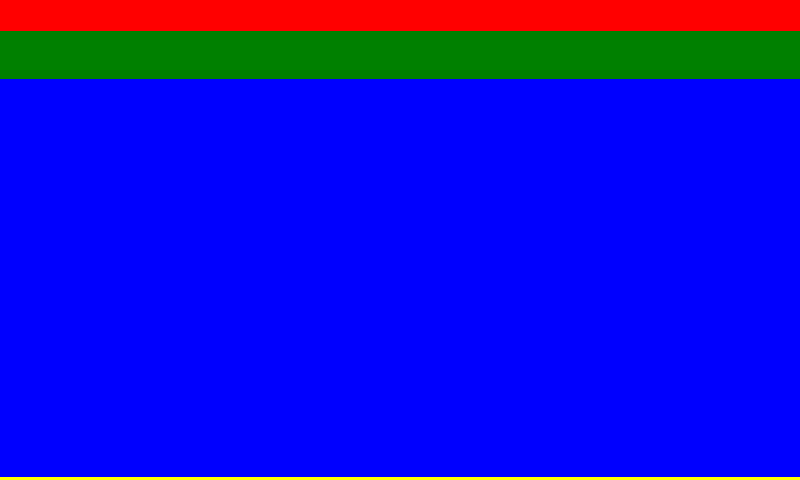
<?xml version="1.0" encoding="UTF-8"?>
<ui version="4.0">
 <class>MainWindow</class>
 <widget class="QMainWindow" name="MainWindow">
  <property name="geometry">
   <rect>
    <x>0</x>
    <y>0</y>
    <width>800</width>
    <height>480</height>
   </rect>
  </property>
  <property name="windowTitle">
   <string>MainWindow</string>
  </property>
  <widget class="QWidget" name="centralWidget">
   <layout class="QVBoxLayout" name="verticalLayout" stretch="31,48,398,3">
    <property name="spacing">
     <number>0</number>
    </property>
    <property name="leftMargin">
     <number>0</number>
    </property>
    <property name="topMargin">
     <number>0</number>
    </property>
    <property name="rightMargin">
     <number>0</number>
    </property>
    <property name="bottomMargin">
     <number>0</number>
    </property>
    <item>
     <widget class="QWidget" name="bar1" native="true">
      <property name="styleSheet">
       <string notr="true">background:red</string>
      </property>
     </widget>
    </item>
    <item>
     <widget class="QWidget" name="bar2" native="true">
      <property name="minimumSize">
       <size>
        <width>0</width>
        <height>0</height>
       </size>
      </property>
      <property name="styleSheet">
       <string notr="true">background:green</string>
      </property>
     </widget>
    </item>
    <item>
     <widget class="QWidget" name="view" native="true">
      <property name="minimumSize">
       <size>
        <width>0</width>
        <height>0</height>
       </size>
      </property>
      <property name="styleSheet">
       <string notr="true">background:blue</string>
      </property>
     </widget>
    </item>
    <item>
     <widget class="QWidget" name="decoration" native="true">
      <property name="minimumSize">
       <size>
        <width>0</width>
        <height>1</height>
       </size>
      </property>
      <property name="styleSheet">
       <string notr="true">background:yellow</string>
      </property>
     </widget>
    </item>
   </layout>
  </widget>
 </widget>
 <layoutdefault spacing="6" margin="11"/>
 <resources/>
 <connections/>
</ui>
